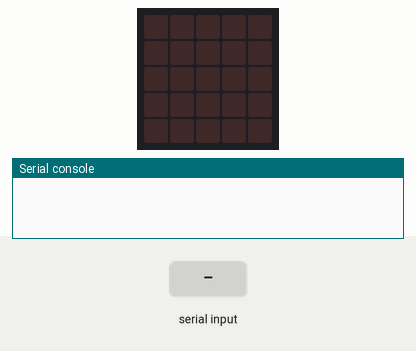
This program was run on a simulated BBC micro:bit running MicroPython. Parts: the board's 5×5 LED display, the last lines printed to the serial console. The inputs (shaded band) are chosen by the test bench. No radio messages arrive unless stated (any console line starting 'radio sent:' is added by the test bench).

Above: at 1.2 s.
1.3 s: ":" typed at the serial console, then Enter
At 1.36 s:
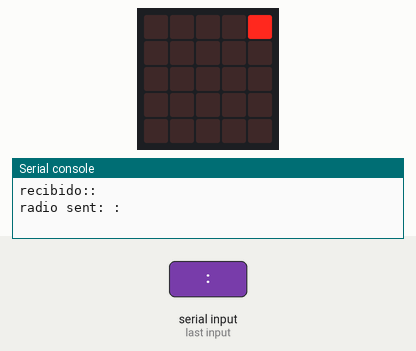
5.9 s: "iniciar" typed at the serial console, then Enter
8.9 s: "gr" typed at the serial console, then Enter
Timing chart, 0 to 11.4 s (numbered marks = the images above; inputs shaded):
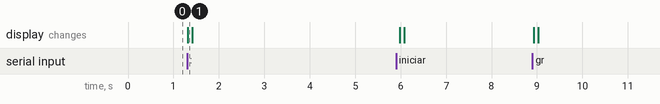

Measured:
- after the input at 1.3 s, the display: changes at once (image 1)

The program:

zuMBido-main.py
```python
from microbit import *
import radio
import machine

#ID de la placa
id_placa = "".join("{:02x}".format(b) for b in machine.unique_id())

# Configuración del canal de radio y tamaño de paquete
radio.config(channel=7, length=250)
radio.on()

# Configuración de comunicación serial con la PC
uart.init(baudrate=115200)

buffer_serial = ""

def escribir(texto):
    uart.write(texto + '\r\n')

def enviarRadio(mensaje):
    radio.send(mensaje)
    parpadear(4,0,9,100)

def parpadear(xLed, yLed, intensidad, tiempo):
    fin = running_time() + tiempo
    while(running_time()<fin):
        display.set_pixel(xLed,yLed,intensidad);
    display.set_pixel(xLed,yLed,0);


def evaluarComando(comando):
    orden=comando[0:(comando.find(':'))]

    if(orden=="iniciar"):
       escribir("c:bid:"+id_placa)
       escribir("c:gr")
    if(orden=="gr"):
        grupo=comando[(comando.find(grupo))+1:len(comando)]
        escribir("m:b:Grupo establecido a " + grupo)
        radio.config(group=int(grupo))

while True:
    # -------------------------------------------------------------
    # 1. RADIO -> SERIAL: Mensajes recibidos de otros micro:bits
    # -------------------------------------------------------------
    mensaje_radio = radio.receive()
    if mensaje_radio:
        # Reenvía el mensaje directamente a la PC terminado en un salto de línea
        uart.write(mensaje_radio + '\n')

    # -------------------------------------------------------------
    # 2. SERIAL -> RADIO: Comandos enviados desde la app en Java
    # -------------------------------------------------------------
    if uart.any():
        char_bytes = uart.read(1)
        if char_bytes:
            char = str(char_bytes, 'utf-8')

            # Detectar fin de comando (\n o \r)
            if char == '\n' or char == '\r':
                comando = buffer_serial.strip()
                if comando:
                    # Emitir el comando a la red RF
                    escribir("recibido:" + comando)
                    evaluarComando(comando)
                    # radio.send(comando)
                    enviarRadio(comando)
                    buffer_serial = ""
            else:
                buffer_serial += char

    sleep(10)
```
